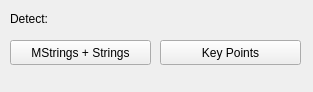
<?xml version="1.0" encoding="UTF-8"?>
<ui version="4.0">
 <class>Form</class>
 <widget class="QWidget" name="Form">
  <property name="geometry">
   <rect>
    <x>0</x>
    <y>0</y>
    <width>313</width>
    <height>92</height>
   </rect>
  </property>
  <property name="minimumSize">
   <size>
    <width>313</width>
    <height>92</height>
   </size>
  </property>
  <property name="windowTitle">
   <string>Form</string>
  </property>
  <widget class="QPushButton" name="keypoints">
   <property name="geometry">
    <rect>
     <x>160</x>
     <y>40</y>
     <width>141</width>
     <height>25</height>
    </rect>
   </property>
   <property name="text">
    <string>Key Points</string>
   </property>
  </widget>
  <widget class="QPushButton" name="mstrings_strings">
   <property name="geometry">
    <rect>
     <x>10</x>
     <y>40</y>
     <width>141</width>
     <height>25</height>
    </rect>
   </property>
   <property name="text">
    <string>MStrings + Strings</string>
   </property>
  </widget>
  <widget class="QLabel" name="label">
   <property name="geometry">
    <rect>
     <x>10</x>
     <y>10</y>
     <width>67</width>
     <height>17</height>
    </rect>
   </property>
   <property name="text">
    <string>Detect:</string>
   </property>
  </widget>
 </widget>
 <resources/>
 <connections/>
</ui>
